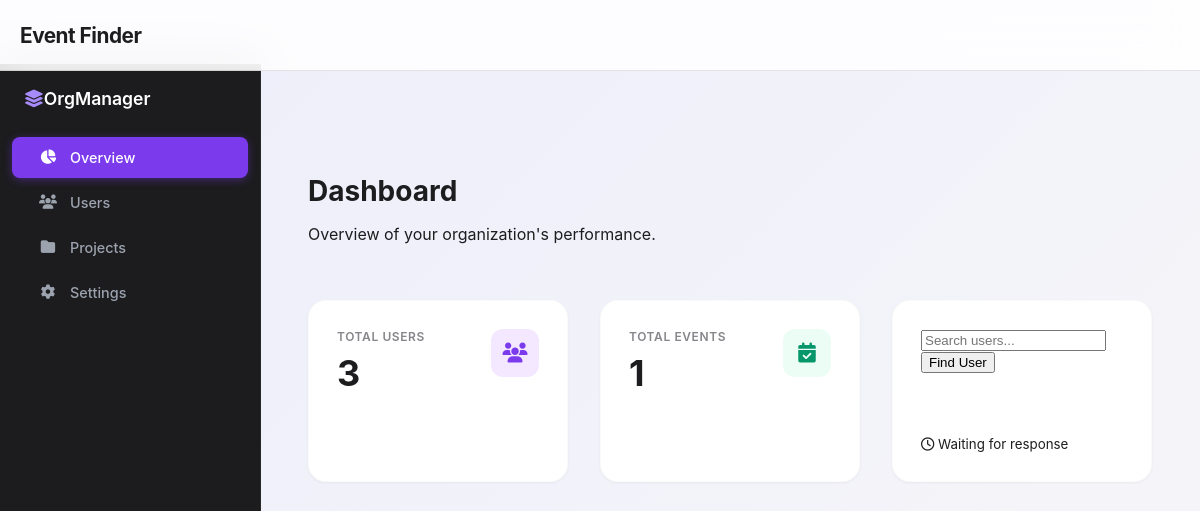
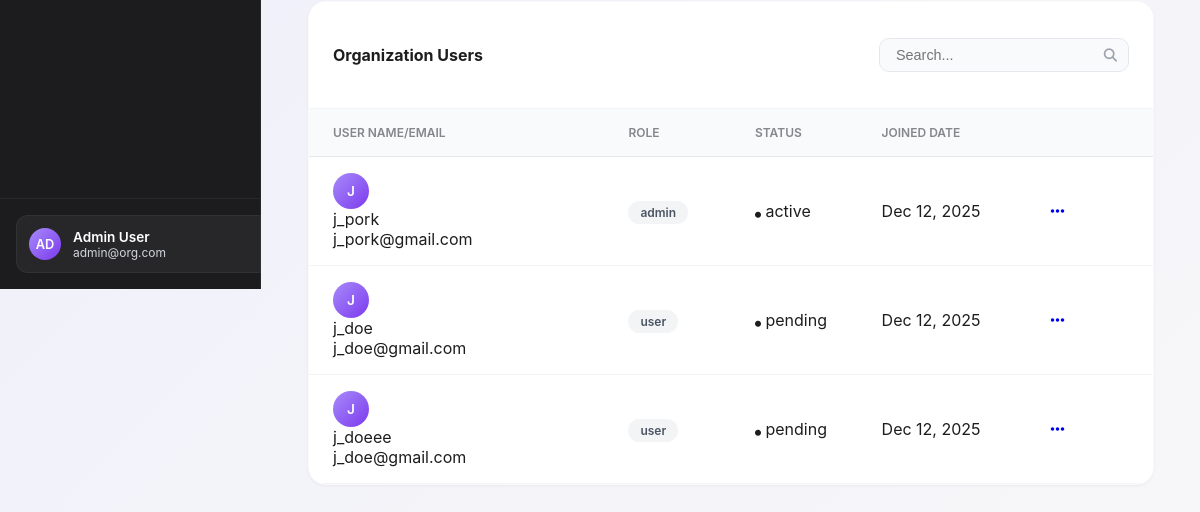
/org/1/admin/ (signed in), run on an earlier commit of the app's database (2 pictures, top to bottom).
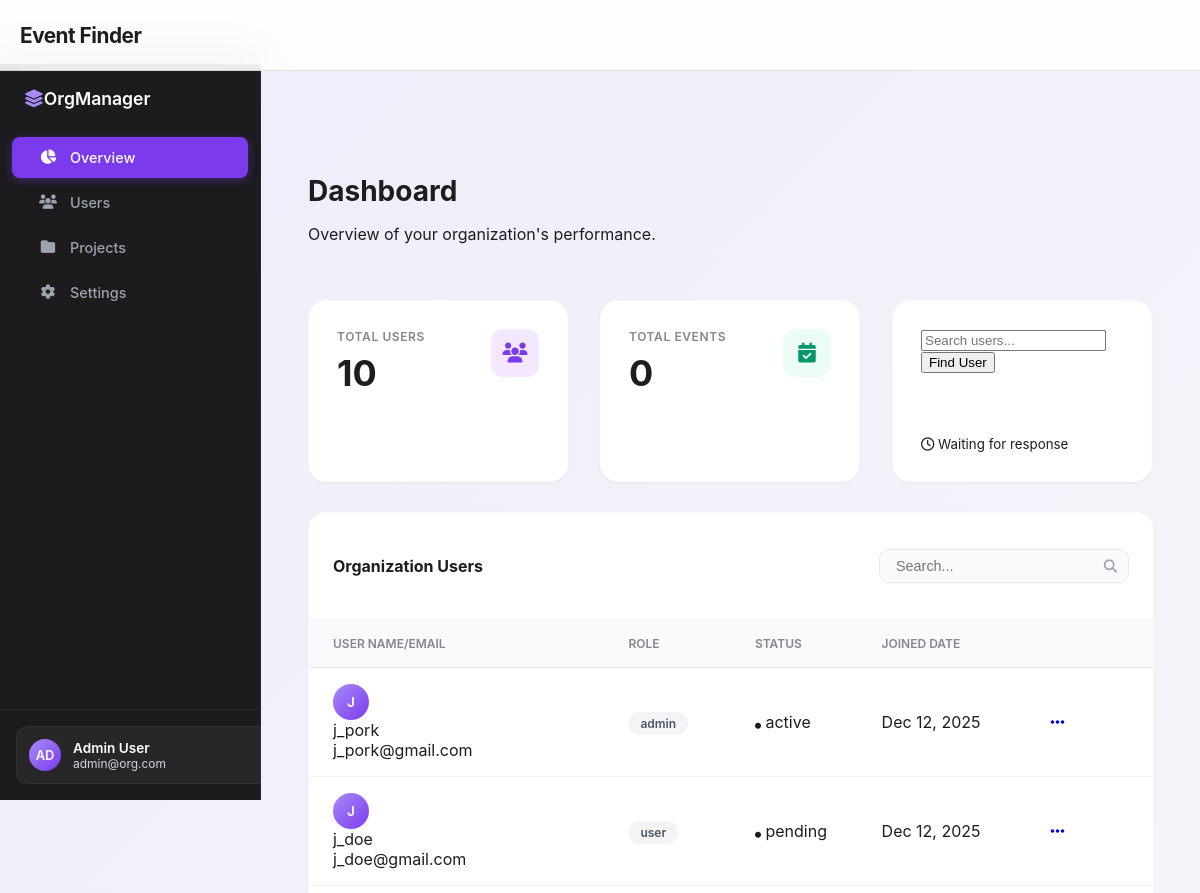
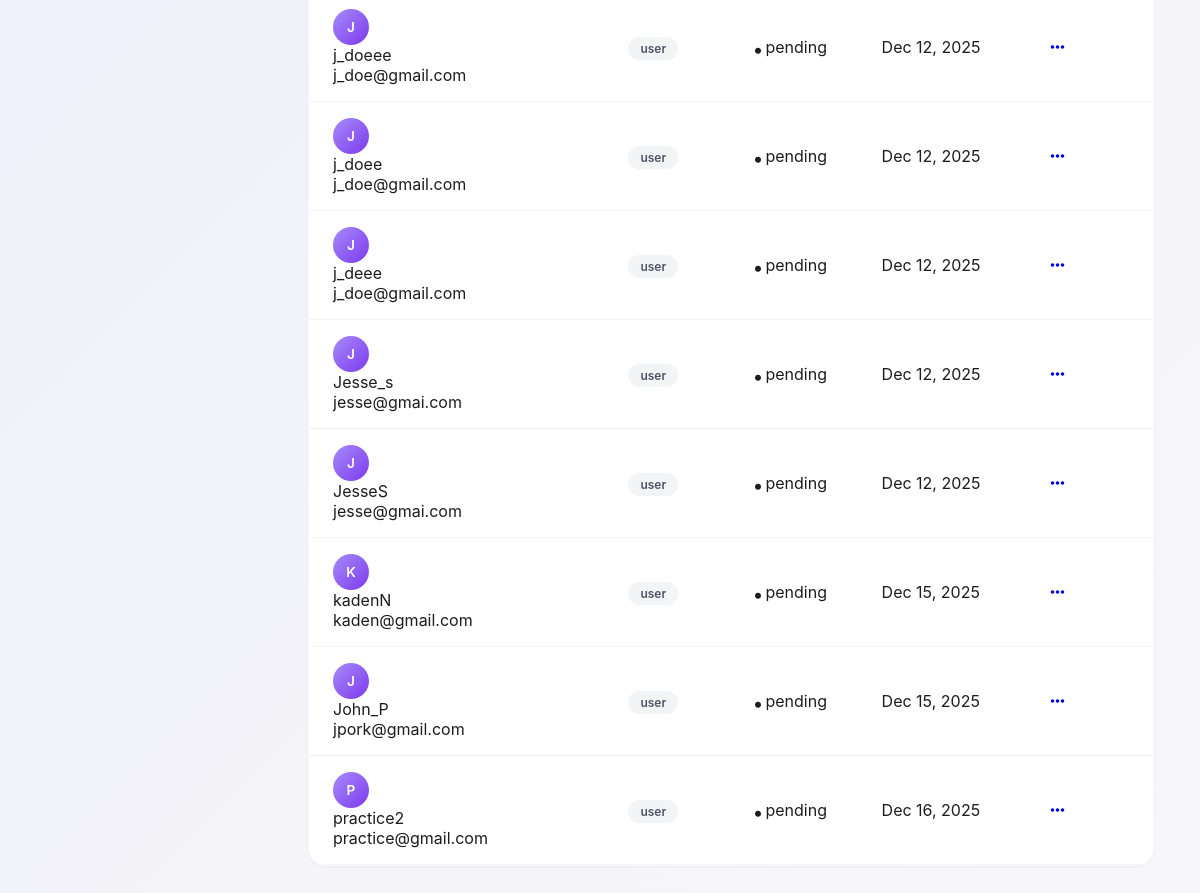
And on a later commit of the database (2 pictures, top to bottom).
### App/models.py (models this page shows, shortened)
class OrganizationMembership(models.Model):
    ROLE_CHOICES = (
        ('admin', 'Organization Admin'),
        ('user', 'Organization User'),
    )
    STATUS_CHOICES = (
        ('pending', 'Pending'),
        ('active', 'Active'),
        ('kicked', 'Kicked'),
    )
    user = models.ForeignKey(
        settings.AUTH_USER_MODEL,
        on_delete=models.CASCADE
    )
    organization = models.ForeignKey(Organization, on_delete=models.CASCADE)
    role = models.CharField(max_length=10, choices=ROLE_CHOICES)
    status = models.CharField(max_length=10, choices=STATUS_CHOICES, default='pending')
    joined_at = models.DateTimeField(auto_now_add=True)
    class Meta:
        unique_together = ('user', 'organization')
    class Meta:
        unique_together = ('user', 'organization')

class User(AbstractUser):
    is_customer = models.BooleanField(default=False)
    address = models.CharField(max_length=255, blank=True, null=True)
    phone = models.CharField(max_length=20, blank=True, null=True)

### App/views.py (the view)
# urls.py: path('org/<int:org_id>/admin/', v.admin_dashboard, name='admin_dashboard'),
@login_required
@org_admin_required
def admin_dashboard(request, org_id):
    try:
        membership = OrganizationMembership.objects.get(
            user=request.user,
            organization_id=org_id,
            role='admin',
            status='active'
        )
    except OrganizationMembership.DoesNotExist:
        messages.error(request, "You don't have admin access to this organization.")
        return redirect('home_page')
    pending_memberships = OrganizationMembership.objects.filter(
        organization_id=org_id,
        status='pending'
    ).select_related('user')
    organization = Organization.objects.get(id=org_id)
    organization_users = OrganizationMembership.objects.filter(organization=organization)
    events = Event.objects.filter(organizer=request.user)
    total_users = len(organization_users)
    total_events = len(events)
    total_pending = len(pending_memberships)
    f = MembersFilter(request.GET, queryset=OrganizationMembership.objects.filter(organization=organization))
    filter_active = any(value.strip() for value in request.GET.values())
    return render(request, 'admin_dashboard.html', {
        'organization_id': org_id,
        'pending_memberships': pending_memberships,
        'organization_users' : organization_users,
        'organization_events' : events,
        'total_users' : total_users,
        'total_events' : total_events,
        'pending' : total_pending,
        'organization' : organization
    })

### App/context_processors.py (called while the page is built)
def current_url(request):
    return {
        'current_path': request.path,
        'current_full_url': request.get_full_path(),
        'current_absolute_uri': request.build_absolute_uri(),
    }

def base_view(request):
    if not request.user.is_authenticated:
        return {}
    membership = OrganizationMembership.objects.filter(user=request.user).first()
    if not membership:
        return {}
    if membership.role == "admin":
        status = 1
    elif membership.role == 'user':
        status = 2
    else:
        status = 3
    return {
        'status': status,
        'membership': membership
    }

### App/views.py (called while the page is built)
def org_admin_required(view_func):
    @wraps(view_func)
    def wrapper(request, org_id, *args, **kwargs):
        membership = OrganizationMembership.objects.filter(
            user=request.user,
            organization_id=org_id,
            role="admin",
            status="active"
        ).first()
        if not membership:
            messages.error(request, "Admin access required.")
            return redirect("home_page")
        return view_func(request, org_id, *args, **kwargs)
    return wrapper

### App/templates/admin_dashboard.html (shortened to what the changed rows need)
{% extends "base.html" %}
{% load static %}
{% block content %}
<link rel="stylesheet" href="{% static 'admin_dashboard.css' %}">
<main class="main-content animate-fade-in">
    <div class="dashboard-header">
        <div>
            <h1 class="page-title">Dashboard</h1>
        </div>
    </div>
    <div class="stats-grid">
        <div class="stat-card">
            <div class="stat-header">
                <div>
                    <div class="stat-label">Total Users</div>
                    <div class="stat-value">{{ total_users }}</div>
                </div>
            </div>
        </div>
        <div class="stat-card">
            <div class="stat-header">
                <div>
                    <div class="stat-label">Total Events</div>
                    <div class="stat-value">{{ total_events }}</div>
                </div>
            </div>
        </div>
    </div>
    <div class="table-card">
        <div class="table-responsive">
            <table class="table custom-table mb-0">
                <thead>
                    <tr>
                        <th class="col-user">User Name/Email</th>
                        <th class="col-role">Role</th>
                        <th class="col-status">Status</th>
                        <th class="col-date">Joined Date</th>
                        <th class="col-action"></th>
                    </tr>
                </thead>
                <tbody>
                {% if SearchActive %}
                        {% for user in Users %}
                            <td>
                                <div class="d-flex align-items-center">
                                    <div class="user-avatar">{{ u.user.username|slice:":1"|upper }}</div>
                                    <div>
                                        <div class="fw-bold">{{ user.user.username }}</div>
                                        <div class="small text-muted">{{ user.user.email }}</div>
                                    </div>
                                </div>
                            </td>
                            <td><span class="role-badge role-admin">{{ user.role }}</span></td>
                            <td><span class="text-success small fw-bold"><i class="fas fa-dot-circle me-1"></i> {{ user.status }} </span></td>
                            <td class="text-muted">{{ user.joined_at }}</td>
                            <td class="text-end">
                                <a href="#" class="text-muted"><i class="fas fa-ellipsis-h"></i></a>
                            </td>
                        </tr>
                    {% endfor %}
                {% else %}
                    {% for user in organization_users %}
                        <tr>
                            <td>
                                <div class="d-flex align-items-center">
                                    <div class="user-avatar">{{ user.user.username|slice:":1"|upper }}</div>
                                    <div>
                                        <div class="fw-bold text-dark">{{ user.user.username }}</div>
                                        <div class="small text-muted">{{ user.user.email }}</div>
                                    </div>
                                </div>
                            </td>
                            <td><span class="role-badge {% if user.role == 'Admin' %}role-admin{% else %}role-member{% endif %}">{{ user.role }}</span></td>
                            <td>
                                <div class="d-flex align-items-center small text-dark fw-medium">
                                    <i class="fas fa-circle me-2 text-success" style="font-size: 6px;"></i> {{ user.status|default:"active" }}
                                </div>
                            </td>
                            <td class="text-muted small">{{ user.joined_at|date:"M d, Y" }}</td>
                            <td class="text-end">
                                <a href="#" class="text-muted"><i class="fas fa-ellipsis-h"></i></a>
                            </td>
                        </tr>
                    {% endfor %}
                {% endif %}
                </tbody>
            </table>
        </div>
    </div>
</main>
{% endblock %}

What changed in the data, as far as the page shows it:
added OrganizationMembership: user.username "J", user.username "j_doee", user.email "j_doe@gmail.com", role "user", status "pending", joined_at "Dec 12, 2025"
now on this page (row edited): OrganizationMembership: user.username "J", user.username "j_deee", user.email "j_doe@gmail.com", role "user", status "pending", joined_at "Dec 12, 2025"
added OrganizationMembership: user.username "J", user.username "Jesse_s", user.email "jesse@gmai.com", role "user", status "pending", joined_at "Dec 12, 2025"
now on this page (row edited): OrganizationMembership: user.username "J", user.username "JesseS", user.email "jesse@gmai.com", role "user", status "pending", joined_at "Dec 12, 2025"
now on this page (row edited): OrganizationMembership: user.username "K", user.username "kadenN", user.email "kaden@gmail.com", role "user", status "pending", joined_at "Dec 15, 2025"
now on this page (row edited): OrganizationMembership: user.username "J", user.username "John_P", user.email "jpork@gmail.com", role "user", status "pending", joined_at "Dec 15, 2025"
added OrganizationMembership: user.username "P", user.username "practice2", user.email "practice@gmail.com", role "user", status "pending", joined_at "Dec 16, 2025"
Also different on the page:
{{ total_users }}: "3" → "10"
{{ total_events }}: "1" → "0"
